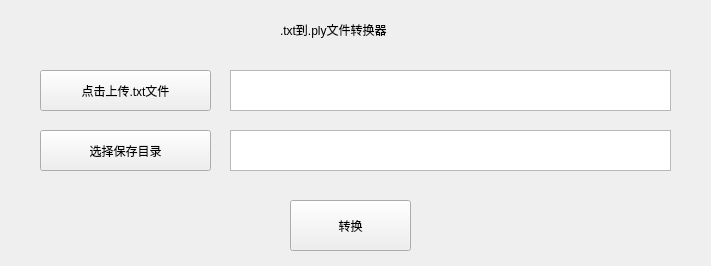
<?xml version="1.0" encoding="UTF-8"?>
<ui version="4.0">
 <class>a</class>
 <widget class="QWidget" name="a">
  <property name="geometry">
   <rect>
    <x>0</x>
    <y>0</y>
    <width>711</width>
    <height>266</height>
   </rect>
  </property>
  <property name="windowTitle">
   <string>Widget</string>
  </property>
  <widget class="QPushButton" name="pushButton_3">
   <property name="geometry">
    <rect>
     <x>40</x>
     <y>130</y>
     <width>171</width>
     <height>41</height>
    </rect>
   </property>
   <property name="text">
    <string>选择保存目录</string>
   </property>
  </widget>
  <widget class="QPushButton" name="pushButton">
   <property name="geometry">
    <rect>
     <x>40</x>
     <y>70</y>
     <width>171</width>
     <height>41</height>
    </rect>
   </property>
   <property name="text">
    <string>点击上传.txt文件</string>
   </property>
  </widget>
  <widget class="QLabel" name="label">
   <property name="geometry">
    <rect>
     <x>280</x>
     <y>20</y>
     <width>151</width>
     <height>19</height>
    </rect>
   </property>
   <property name="text">
    <string>.txt到.ply文件转换器</string>
   </property>
  </widget>
  <widget class="QTextBrowser" name="outputFilePath">
   <property name="geometry">
    <rect>
     <x>230</x>
     <y>130</y>
     <width>441</width>
     <height>41</height>
    </rect>
   </property>
  </widget>
  <widget class="QPushButton" name="pushButton_4">
   <property name="geometry">
    <rect>
     <x>290</x>
     <y>200</y>
     <width>121</width>
     <height>51</height>
    </rect>
   </property>
   <property name="text">
    <string>转换</string>
   </property>
  </widget>
  <widget class="QTextBrowser" name="inputFilePath">
   <property name="geometry">
    <rect>
     <x>230</x>
     <y>70</y>
     <width>441</width>
     <height>41</height>
    </rect>
   </property>
  </widget>
 </widget>
 <resources/>
 <connections/>
</ui>
